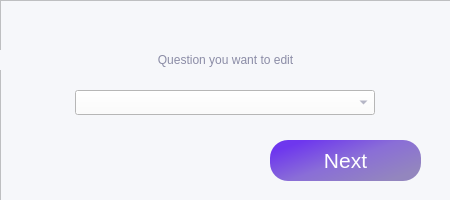
<?xml version="1.0" encoding="UTF-8"?>
<ui version="4.0">
 <class>Form</class>
 <widget class="QWidget" name="Form">
  <property name="geometry">
   <rect>
    <x>0</x>
    <y>0</y>
    <width>450</width>
    <height>200</height>
   </rect>
  </property>
  <property name="windowTitle">
   <string>Form</string>
  </property>
  <widget class="QFrame" name="frame">
   <property name="geometry">
    <rect>
     <x>0</x>
     <y>0</y>
     <width>461</width>
     <height>211</height>
    </rect>
   </property>
   <property name="styleSheet">
    <string notr="true">background-color: rgb(246, 247, 250);
color: rgb(110, 55, 238);
font: 16pt &quot;.AppleSystemUIFont&quot;;
color: rgb(139, 140, 166);</string>
   </property>
   <property name="frameShape">
    <enum>QFrame::StyledPanel</enum>
   </property>
   <property name="frameShadow">
    <enum>QFrame::Raised</enum>
   </property>
   <widget class="QLabel" name="label_2">
    <property name="geometry">
     <rect>
      <x>0</x>
      <y>50</y>
      <width>451</width>
      <height>20</height>
     </rect>
    </property>
    <property name="text">
     <string>Question you want to edit</string>
    </property>
    <property name="alignment">
     <set>Qt::AlignCenter</set>
    </property>
   </widget>
   <widget class="QPushButton" name="pushButton">
    <property name="geometry">
     <rect>
      <x>270</x>
      <y>140</y>
      <width>151</width>
      <height>41</height>
     </rect>
    </property>
    <property name="font">
     <font>
      <family>.AppleSystemUIFont</family>
      <pointsize>16</pointsize>
      <weight>50</weight>
      <italic>false</italic>
      <bold>false</bold>
     </font>
    </property>
    <property name="styleSheet">
     <string notr="true">background-color: qlineargradient(spread:pad, x1:0.07, y1:0.227364, x2:0.895, y2:0.847, stop:0 rgba(110, 55, 238, 255), stop:0.487562 rgba(138, 110, 215, 255), stop:1 rgba(147, 134, 190, 255));
border-radius: 18px;
color: rgb(255, 255, 255);</string>
    </property>
    <property name="text">
     <string>Next</string>
    </property>
   </widget>
   <widget class="QComboBox" name="comboBox">
    <property name="geometry">
     <rect>
      <x>75</x>
      <y>90</y>
      <width>300</width>
      <height>25</height>
     </rect>
    </property>
    <property name="font">
     <font>
      <family>.AppleSystemUIFont</family>
      <pointsize>14</pointsize>
      <weight>50</weight>
      <italic>false</italic>
      <bold>false</bold>
     </font>
    </property>
    <property name="styleSheet">
     <string notr="true">font: 14pt &quot;.AppleSystemUIFont&quot;;
background-color: rgb(255, 255, 255);</string>
    </property>
   </widget>
  </widget>
 </widget>
 <resources/>
 <connections/>
</ui>
